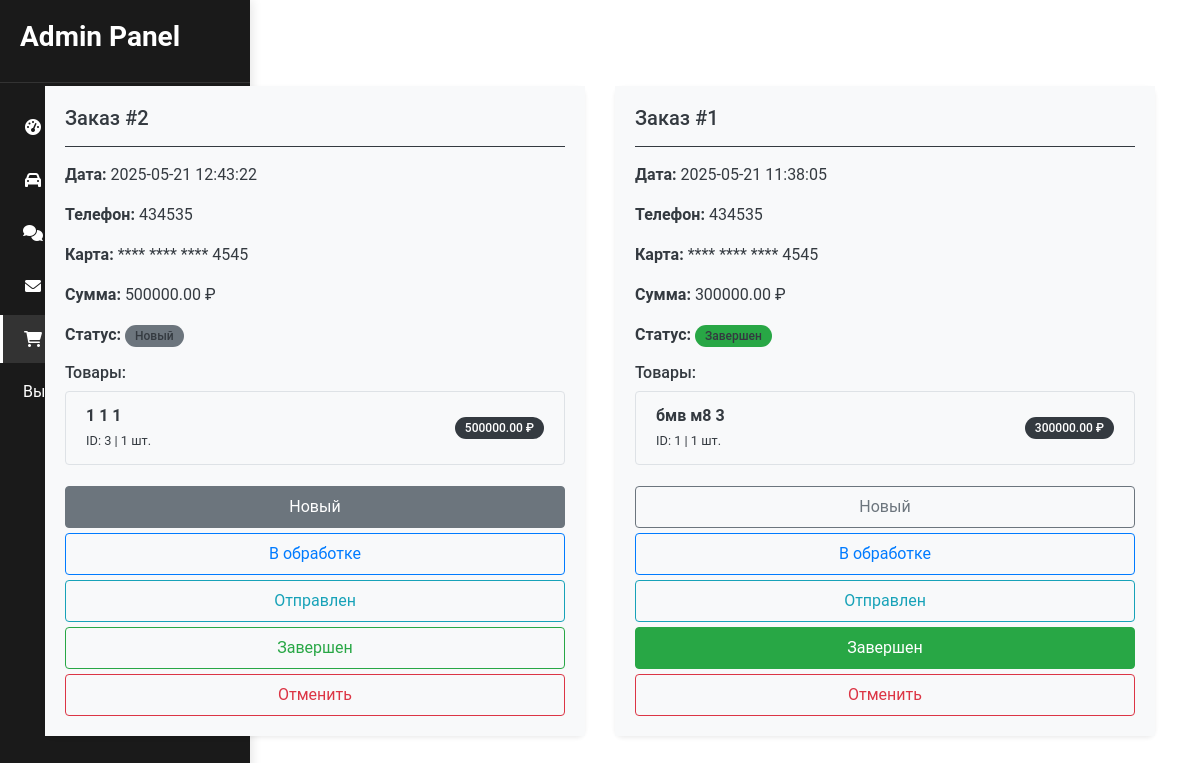
The app's page /admin/orders (signed in), older data.
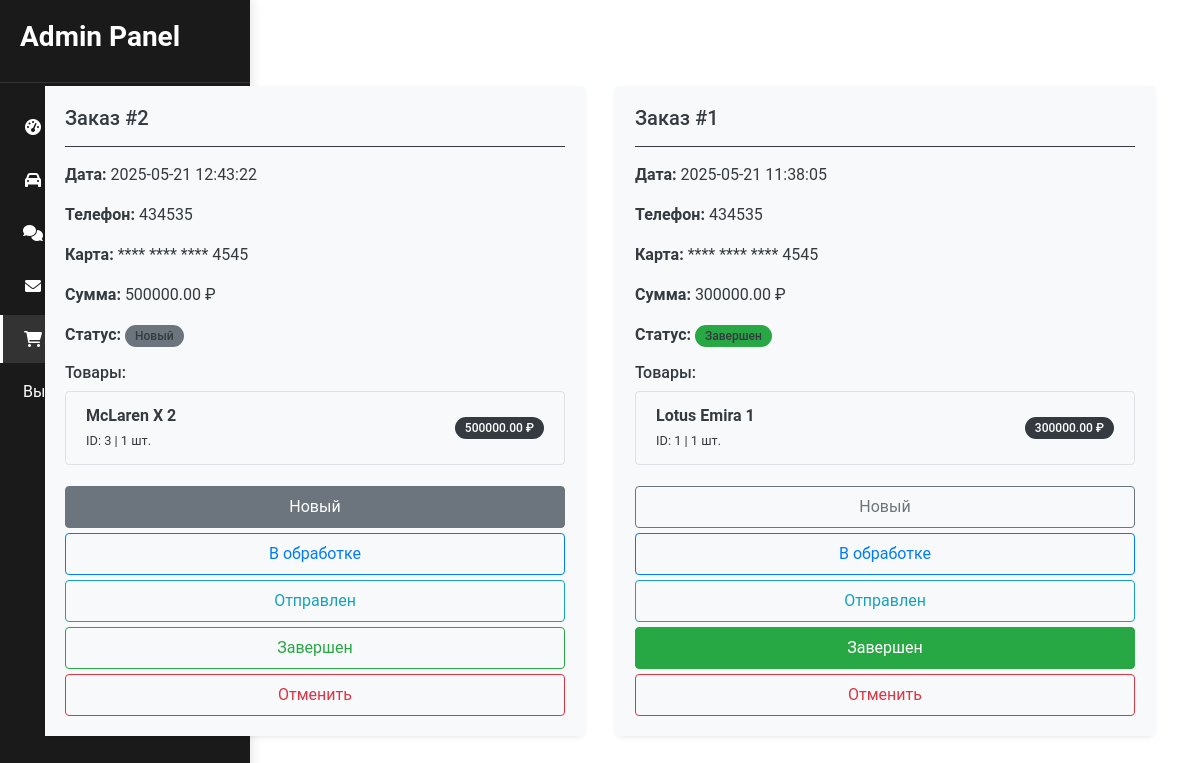
The same page, newer data.
### tables this page shows
CREATE TABLE cars (
            id INTEGER PRIMARY KEY AUTOINCREMENT,
            photo TEXT,
            make TEXT,
            model TEXT,
            generation TEXT,
            price REAL,
            color TEXT,
            used BOOLEAN,
            drive_type TEXT,
            engine_type TEXT,
            transmission TEXT,
            year INTEGER,
            mileage INTEGER,
            horsepower INTEGER,
            torque INTEGER,
            fuel_consumption REAL,
            seats INTEGER,
            doors INTEGER,
            trunk_volume REAL,
            safety_rating REAL,
            model_3d TEXT,
            statuc TEXT
        );

### app.py (the view)
@app.route('/admin/orders')
def admin_orders():
    if not session.get('logged_in'):
        return redirect(url_for('login'))
    try:
        orders_conn = sqlite3.connect('Base/orders.db')
        cars_conn = sqlite3.connect('Base/database.db')
        orders_cursor = orders_conn.cursor()
        cars_cursor = cars_conn.cursor()
        orders_cursor.execute("""
            SELECT order_id, order_date, phone_number,
                   card_number, total_price, status
            FROM orders
            ORDER BY order_date DESC
        """)
        orders = orders_cursor.fetchall()
        orders_with_items = []
        for order in orders:
            order_id = order[0]
            orders_cursor.execute("""
                SELECT item_id, car_id, quantity, price
                FROM order_items
                WHERE order_id = ?
            """, (order_id,))
            items = orders_cursor.fetchall()
            items_with_car_info = []
            for item in items:
                car_id = item[1]
                cars_cursor.execute("""
                    SELECT make, model, generation
                    FROM cars
                    WHERE id = ?
                """, (car_id,))
                car_info = cars_cursor.fetchone()
                if car_info:
                    items_with_car_info.append((
                        item[0],  # item_id
                        item[1],  # car_id
                        item[2],  # quantity
                        item[3],  # price
                        car_info[0],  # make
                        car_info[1],  # model
                        car_info[2]   # generation
                    ))
                else:
                    items_with_car_info.append((
                        item[0], item[1], item[2], item[3],
                        "Неизвестно", "Неизвестно", ""
                    ))
            orders_with_items.append((order, items_with_car_info))
        return render_template('admin_orders.html', orders=orders_with_items)
    except Exception as e:
        print(f"Error accessing database: {e}")
        return "Error accessing database", 500
    finally:
        if 'orders_conn' in locals():
            orders_conn.close()
        if 'cars_conn' in locals():
            cars_conn.close()

### templates/admin_orders.html (shortened to what this page needs)
{% extends "admin_pattern.html" %}
{% block content %}
<div class="container mt-4">
    <h2 class="text-dark mb-4">Заказы</h2>
    <div class="row">
        {% for order, items in orders %}
        <div class="col-md-6 mb-4">
            <div class="card border-dark shadow-sm">
                <div class="card-body bg-light">
                    <h5 class="card-title text-dark">Заказ #{{ order[0] }}</h5>
                    <hr class="border-dark">
                    <div class="card-text text-dark mb-3">
                        <p><strong>Дата:</strong> {{ order[1] }}</p>
                        <p><strong>Телефон:</strong> {{ order[2] }}</p>
                        <p><strong>Карта:</strong> **** **** **** {{ order[3][-4:] }}</p>
                        <p><strong>Сумма:</strong> {{ "%.2f"|format(order[4]) }} ₽</p>
                        <p>
                            <strong>Статус:</strong>
                            <span class="badge rounded-pill
                                {% if order[5] == 'new' %}bg-secondary
                                {% elif order[5] == 'processing' %}bg-primary
                                {% elif order[5] == 'shipped' %}bg-info
                                {% elif order[5] == 'completed' %}bg-success
                                {% elif order[5] == 'cancelled' %}bg-danger
                                {% else %}bg-dark{% endif %}">
                                {% if order[5] == 'new' %}Новый
                                {% elif order[5] == 'processing' %}В обработке
                                {% elif order[5] == 'shipped' %}Отправлен
                                {% elif order[5] == 'completed' %}Завершен
                                {% elif order[5] == 'cancelled' %}Отменен
                                {% else %}{{ order[5] }}{% endif %}
                            </span>
                        </p>
                        <div class="mt-3">
                            <h6>Товары:</h6>
                            <ul class="list-group">
                                {% for item in items %}
                                <li class="list-group-item d-flex justify-content-between align-items-center">
                                    <div>
                                        <strong>{{ item[4] }} {{ item[5] }} {{ item[6] }}</strong><br>
                                        <small>ID: {{ item[1] }} | {{ item[2] }} шт.</small>
                                    </div>
                                    <span class="badge bg-dark rounded-pill" style="color: white;">{{ "%.2f"|format(item[3]) }} ₽</span>
                                </li>
                                {% endfor %}
                            </ul>
                        </div>
                    </div>
                    <form method="POST" action="/update_order_status" class="d-flex flex-column gap-2">
                        <button type="submit" name="new_status" value="new"
                                class="btn {% if order[5] == 'new' %}btn-secondary{% else %}btn-outline-secondary{% endif %} rounded text-start">
                            Новый
                        </button>
                        <button type="submit" name="new_status" value="processing"
                                class="btn {% if order[5] == 'processing' %}btn-primary{% else %}btn-outline-primary{% endif %} rounded text-start">
                            В обработке
                        </button>
                        <button type="submit" name="new_status" value="shipped"
                                class="btn {% if order[5] == 'shipped' %}btn-info{% else %}btn-outline-info{% endif %} rounded text-start">
                            Отправлен
                        </button>
                        <button type="submit" name="new_status" value="completed"
                                class="btn {% if order[5] == 'completed' %}btn-success{% else %}btn-outline-success{% endif %} rounded text-start">
                            Завершен
                        </button>
                        <button type="submit" name="new_status" value="cancelled"
                                class="btn {% if order[5] == 'cancelled' %}btn-danger{% else %}btn-outline-danger{% endif %} rounded text-start">
                            Отменить
                        </button>
                    </form>
                </div>
            </div>
        </div>
        {% endfor %}
    </div>
</div>
{% endblock %}

### templates/admin_pattern.html (shortened to what this page needs)
<!DOCTYPE html>
<html lang="en">
<head>
    <link href="https://stackpath.bootstrapcdn.com/bootstrap/4.5.2/css/bootstrap.min.css" rel="stylesheet">
    <link rel="stylesheet" href="https://cdnjs.cloudflare.com/ajax/libs/font-awesome/6.0.0-beta3/css/all.min.css">
</head>
<body>
    <div class="admin-container">
        <div class="sidebar">
            <div class="sidebar-header">
                <h3>Admin Panel</h3>
            </div>
            <ul class="nav-menu">
                <li class="nav-item">
                    <a href="/admin" class="nav-link {% if request.path == '/admin' %}active{% endif %}">
                        <i class="fas fa-tachometer-alt"></i>
                    </a>
                </li>
                <li class="nav-item">
                    <a href="/admin/add" class="nav-link {% if request.path == '/admin/add' %}active{% endif %}">
                        <i class="fas fa-car"></i>
                    </a>
                </li>
                <li class="nav-item">
                    <a href="/admin/comments" class="nav-link {% if request.path == '/admin/comments' %}active{% endif %}">
                        <i class="fas fa-comments"></i>
                    </a>
                </li>
                <li class="nav-item">
                    <a href="/admin/contact" class="nav-link {% if request.path == '/admin/contact' %}active{% endif %}">
                        <i class="fas fa-envelope"></i>
                    </a>
                </li>
                <li class="nav-item">
                    <a href="/admin/orders" class="nav-link {% if request.path == '/admin/orders' %}active{% endif %}">
                        <i class="fas fa-shopping-cart"></i>
                    </a>
                </li>
                <li class="nav-item">
                    <a href="/" class="nav-link">
                        Выйти
                    </a>
                </li>
            </ul>
        </div>
    {% block content %}{% endblock %}
    </div>
</body>
</html>

### templates/admin_pattern.html (style rules this page uses)
body { margin: 0; padding: 0; font-family: 'Roboto', sans-serif; background-color: #ffffff; color: #1a1a1a; }
.admin-container { display: flex; min-height: 100vh; }
.sidebar { width: 250px; background-color: #1a1a1a; color: white; padding: 20px 0; height: 100vh; position: fixed; box-shadow: 2px 0 10px rgba(0, 0, 0, 0.1); }
.sidebar-header { padding: 0 20px 20px; border-bottom: 1px solid #333; margin-bottom: 20px; }
.sidebar-header h3 { color: white; font-weight: bold; }
.nav-menu { list-style: none; padding: 0; margin: 0; }
.nav-item { margin-bottom: 5px; }
.nav-link { display: flex; align-items: center; padding: 12px 20px; color: white; text-decoration: none; transition: all 0.3s; border-left: 3px solid transparent; }
.nav-link:hover, .nav-link.active { background-color: #333; border-left: 3px solid white; }
.nav-link i { margin-right: 10px; width: 20px; text-align: center; }
.card { border: none; border-radius: 8px; box-shadow: 0 2px 10px rgba(0, 0, 0, 0.05); margin-bottom: 20px; }
.card-body { padding: 20px; }

### templates/admin_orders.html (style rules this page uses)
.card { transition: transform 0.2s; border-radius: 8px; }
.badge { font-weight: 500; padding: 5px 10px; }
.btn { margin-top: 5px; padding: 8px 12px; transition: all 0.2s; }
.list-group-item { background-color: #f8f9fa; border: 1px solid #dee2e6; }

Row changes from the older to the newer data that the page shows:
now on this page (row edited): cars: make "McLaren", model "X", item "2", id "3", seats "1", price "500000.00"
changed cars: make "бмв" → "Lotus"; model "м8" → "Emira"; generation "3" → "1"
Text that changed along with them:
list line gone: "1 1 1 ID: 3 | 1 шт. 500000.00 ₽"
